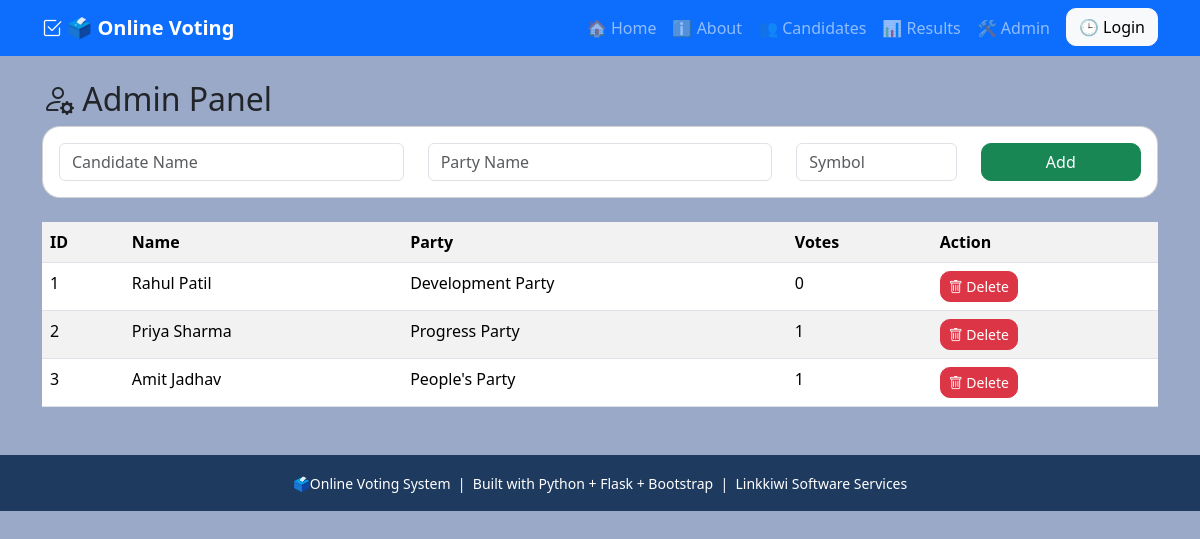
/admin, run on an earlier commit of the app's database.
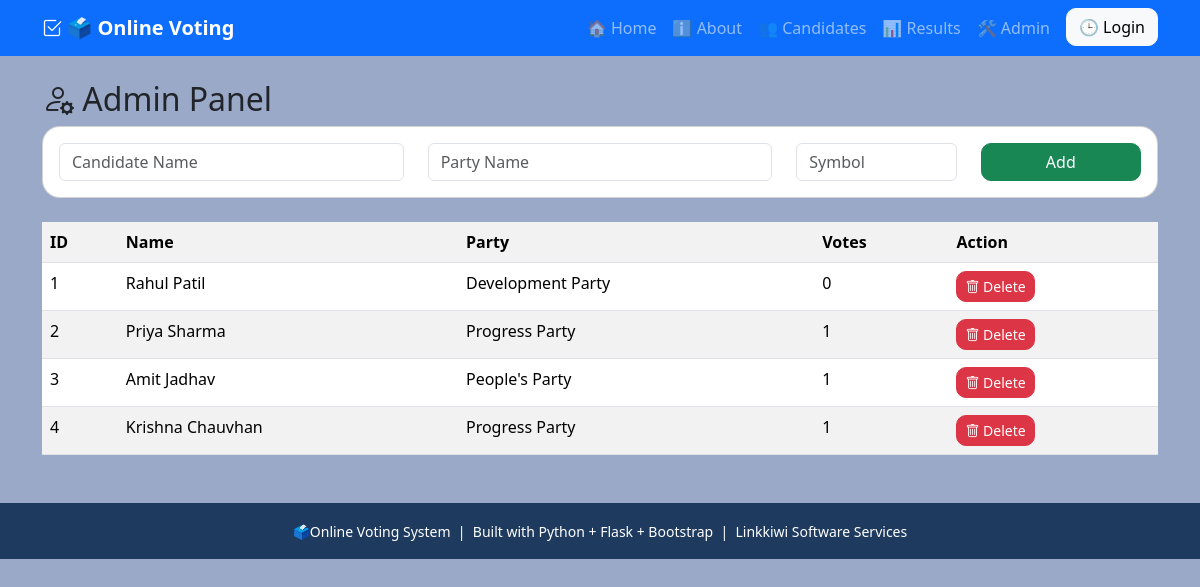
And on a later commit of the database.
### tables this page shows
CREATE TABLE candidates(
            id INTEGER PRIMARY KEY AUTOINCREMENT,
            name TEXT NOT NULL,
            party TEXT NOT NULL,
            symbol TEXT,
            votes INTEGER DEFAULT 0
        );

### app.py (the view, shortened to what this page needs)
@app.route("/admin",methods=["GET", "POST"])
def admin():
    connection = get_db()
    candidates = connection.execute("""
        SELECT * FROM candidates
        ORDER BY id
    """).fetchall()
    connection.close()
    return render_template("admin.html",candidates=candidates)

### app.py (called while the page is built)
def get_db():
    connection = sqlite3.connect(DATABASE)
    connection.row_factory = sqlite3.Row
    return connection

### templates/admin.html
{% extends "base.html" %}
{% block content %}
<h2>
<i class="bi bi-person-gear"></i>
Admin Panel
</h2>
<div class="card mb-4">
<div class="card-body">
<form method="POST">
<div class="row">
<div class="col-md-4">
<input
    class="form-control"
    name="name"
    placeholder="Candidate Name"
    required
>
</div>
<div class="col-md-4">
<input
    class="form-control"
    name="party"
    placeholder="Party Name"
    required
>
</div>
<div class="col-md-2">
<input
    class="form-control"
    name="symbol"
    placeholder="Symbol"
>
</div>
<div class="col-md-2">
<button
    class="btn btn-success w-100"
>
Add
</button>
</div>
</div>
</form>
</div>
</div>
<table class="table table-striped">
<tr>
<th>ID</th>
<th>Name</th>
<th>Party</th>
<th>Votes</th>
<th>Action</th>
</tr>
{% for candidate in candidates %}
<tr>
<td>
{{ candidate.id }}
</td>
<td>
{{ candidate.name }}
</td>
<td>
{{ candidate.party }}
</td>
<td>
{{ candidate.votes }}
</td>
<td>
<a
    class="btn btn-danger btn-sm"
    href="{{ url_for(
    'delete_candidate',
    candidate_id=candidate.id
    ) }}"
>
<i class="bi bi-trash"></i>
Delete
</a>
</td>
</tr>
{% endfor %}
</table>
{% endblock %}

What changed in the data, as far as the page shows it:
added candidates: id "4", name "Krishna Chauvhan", party "Progress Party", votes "1"
